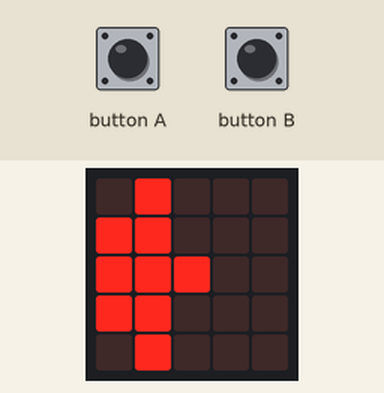
The program below on a simulated BBC micro:bit (MakeCode). Shown: the board's 5×5 LED display. The test bench sets the inputs (shaded band). Random numbers come from a fixed seed; the 48×5 strip is a reading aid, not a part: it shows the text the display is scrolling, unrolled, one strip-width of it at a time.

Above: at 0.22 s.
1.3 s: button B pressed for 0.15 s
At 2.3 s:
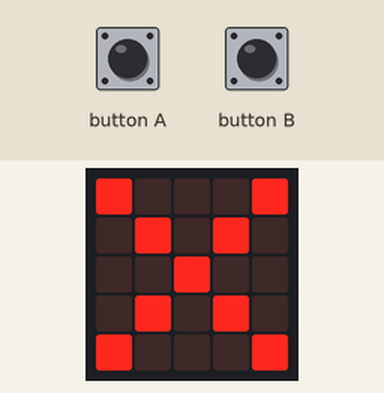
At 12.4 s:
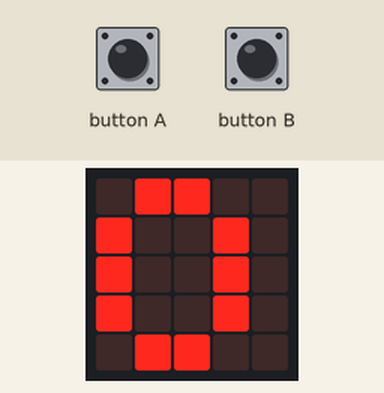
Timing chart, 0 to 13.0 s (numbered marks = the images above; inputs shaded):
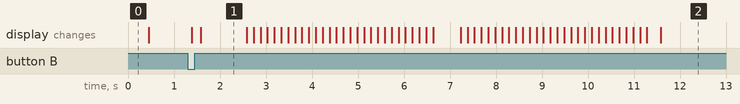

The program:

main.py
```python
seq: List[number] = []
score = 0

def show_symbol(sym: number, ms: number):
    basic.clear_screen()
    if sym == 0:
        # Pijl naar links (Knop A)
        led.plot(1, 0)
        led.plot(0, 1)
        led.plot(1, 1)
        led.plot(0, 2)
        led.plot(1, 2)
        led.plot(2, 2)
        led.plot(0, 3)
        led.plot(1, 3)
        led.plot(1, 4)
    elif sym == 1:
        # Pijl naar rechts (Knop B)
        led.plot(3, 0)
        led.plot(3, 1)
        led.plot(4, 1)
        led.plot(2, 2)
        led.plot(3, 2)
        led.plot(4, 2)
        led.plot(3, 3)
        led.plot(4, 3)
        led.plot(3, 4)
    else:
        # Diamant (Knop A + B)
        led.plot(2, 0)
        led.plot(1, 1)
        led.plot(2, 1)
        led.plot(3, 1)
        led.plot(0, 2)
        led.plot(1, 2)
        led.plot(2, 2)
        led.plot(3, 2)
        led.plot(4, 2)
        led.plot(1, 3)
        led.plot(2, 3)
        led.plot(3, 3)
        led.plot(2, 4)
    basic.pause(ms)
    basic.clear_screen()

def read_button():
    while not input.button_is_pressed(Button.A) and not input.button_is_pressed(Button.B):
        basic.pause(20)
    # Korte wachttijd zodat A + B altijd samen herkend wordt
    basic.pause(70)
    a = input.button_is_pressed(Button.A)
    b = input.button_is_pressed(Button.B)
    choice = 0
    if a and b:
        choice = 2
    elif b:
        choice = 1
    else:
        choice = 0
    show_symbol(choice, 200)
    while input.button_is_pressed(Button.A) or input.button_is_pressed(Button.B):
        basic.pause(20)
    return choice

def reset_game():
    global seq, score
    seq = [randint(0, 2)]
    score = 0

def wait_for_restart():
    while not input.button_is_pressed(Button.A) and not input.button_is_pressed(Button.B):
        basic.pause(50)
    while input.button_is_pressed(Button.A) or input.button_is_pressed(Button.B):
        basic.pause(50)

reset_game()

while True:
    # Reeks tonen (wordt langzaam sneller)
    show_ms = 450 - score * 15
    if show_ms < 250:
        show_ms = 250

    for step in seq:
        show_symbol(step, show_ms)
        basic.pause(180)

    # Speler speelt de reeks na
    failed = False
    for expected in seq:
        choice = read_button()
        if choice != expected:
            failed = True
            break

    if failed:
        basic.show_icon(IconNames.NO)
        basic.pause(400)
        basic.show_string("GAME OVER")
        basic.show_number(score)
        wait_for_restart()
        reset_game()
        basic.pause(300)
    else:
        score += 1
        basic.show_icon(IconNames.YES)
        basic.pause(350)
        basic.clear_screen()
        basic.pause(300)
        seq.append(randint(0, 2))
```

Measured:
- after the input at 1.3 s, the display: first changes after 0.08 s (image 1 shows a later state)
- what the display in image 1 shows lasts 1.0 s, from 1.6 s to 2.6 s
